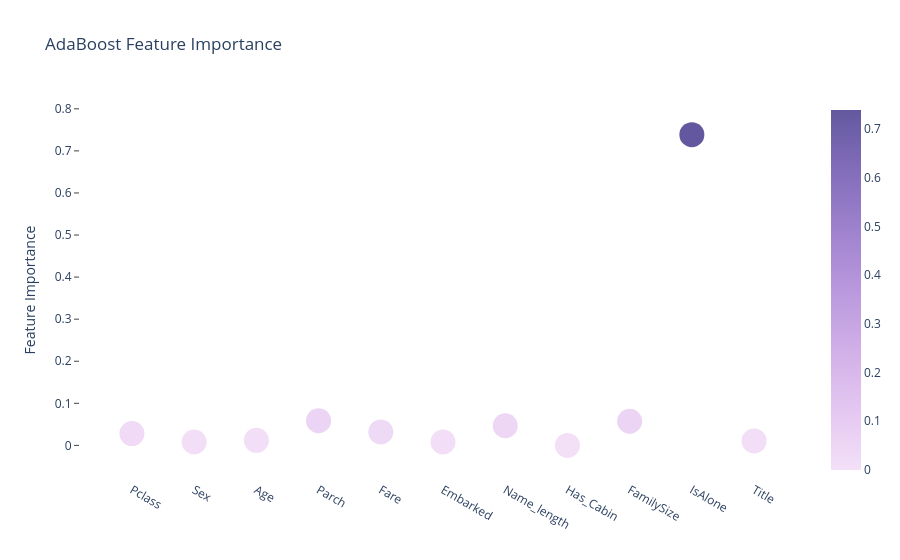

The notebook cell this image was saved under:
### Code cell
# Scatter plot 
trace = go.Scatter(
    y = feature_dataframe['AdaBoost feature importances'].values,
    x = feature_dataframe['features'].values,
    mode='markers',
    marker=dict(
        sizemode = 'diameter',
        sizeref = 1,
        size = 25,
#       size= feature_dataframe['AdaBoost feature importances'].values,
        #color = np.random.randn(500), #set color equal to a variable
        color = feature_dataframe['AdaBoost feature importances'].values,
        colorscale='Purp',
        showscale=True
    ),
    text = feature_dataframe['features'].values
)
data = [trace]

layout= go.Layout(
    autosize= True,
    paper_bgcolor='rgba(0,0,0,0)',
    plot_bgcolor='rgba(0,0,0,0)',
    title= 'AdaBoost Feature Importance',
    hovermode= 'closest',
#     xaxis= dict(
#         title= 'Pop',
#         ticklen= 5,
#         zeroline= False,
#         gridwidth= 2,
#     ),
    yaxis=dict(
        title= 'Feature Importance',
        ticklen= 5,
        gridwidth= 2,
        mirror=True,
        ticks='outside',
        showline=True
    ),
    showlegend= False
)
fig = go.Figure(data=data, layout=layout)
py.iplot(fig,filename='scatter2010')

### Figure 1 — Plotly figure (JSON) as saved in the notebook; plotly's stock layout.template omitted (floating-point values rounded to 4 significant figures)
{"data": [{"marker": {"color": [0.028, 0.008, 0.012, 0.05867, 0.032, 0.008, 0.04667, 0.0, 0.05733, 0.7387, 0.01067], "colorscale": [[0.0, "rgb(243, 224, 247)"], [0.1667, "rgb(228, 199, 241)"], [0.3333, "rgb(209, 175, 232)"], [0.5, "rgb(185, 152, 221)"], [0.6667, "rgb(159, 130, 206)"], [0.8333, "rgb(130, 109, 186)"], [1.0, "rgb(99, 88, 159)"]], "showscale": true, "size": 25, "sizemode": "diameter", "sizeref": 1}, "mode": "markers", "text": ["Pclass", "Sex", "Age", "Parch", "Fare", "Embarked", "Name_length", "Has_Cabin", "FamilySize", "IsAlone", "Title"], "type": "scatter", "x": ["Pclass", "Sex", "Age", "Parch", "Fare", "Embarked", "Name_length", "Has_Cabin", "FamilySize", "IsAlone", "Title"], "y": [0.028, 0.008, 0.012, 0.05867, 0.032, 0.008, 0.04667, 0.0, 0.05733, 0.7387, 0.01067]}], "layout": {"autosize": true, "hovermode": "closest", "paper_bgcolor": "rgba(0,0,0,0)", "plot_bgcolor": "rgba(0,0,0,0)", "showlegend": false, "title": {"text": "AdaBoost Feature Importance"}, "yaxis": {"gridwidth": 2, "mirror": true, "showline": true, "ticklen": 5, "ticks": "outside", "title": {"text": "Feature Importance"}}}}
